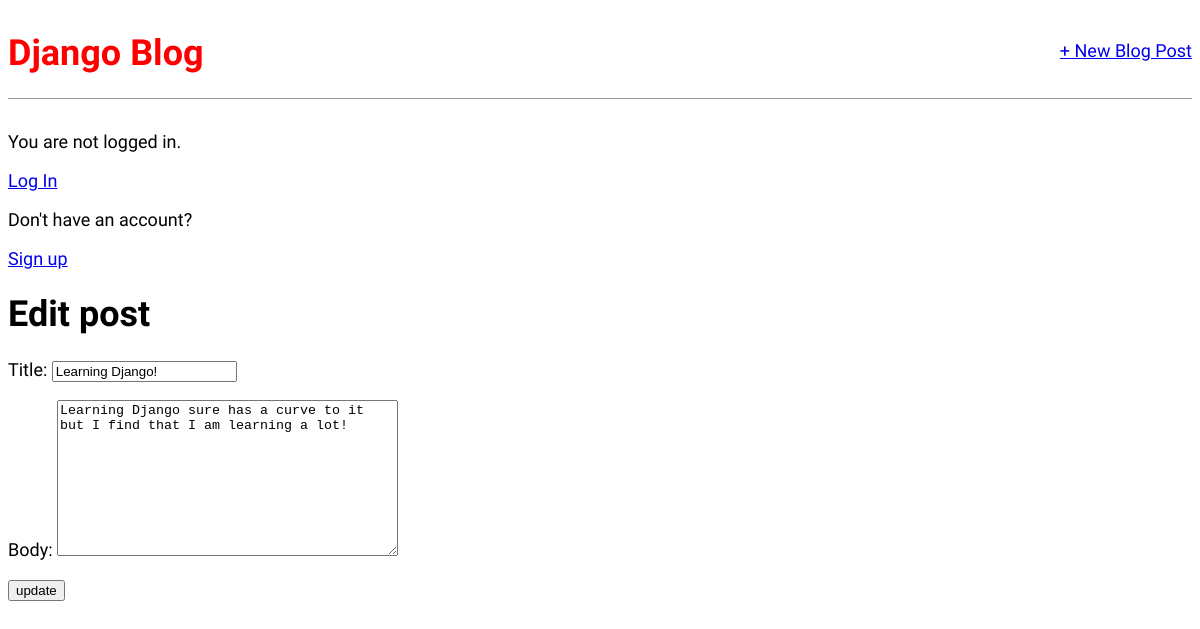
/post/1/edit/, run on an earlier commit of the app's database.
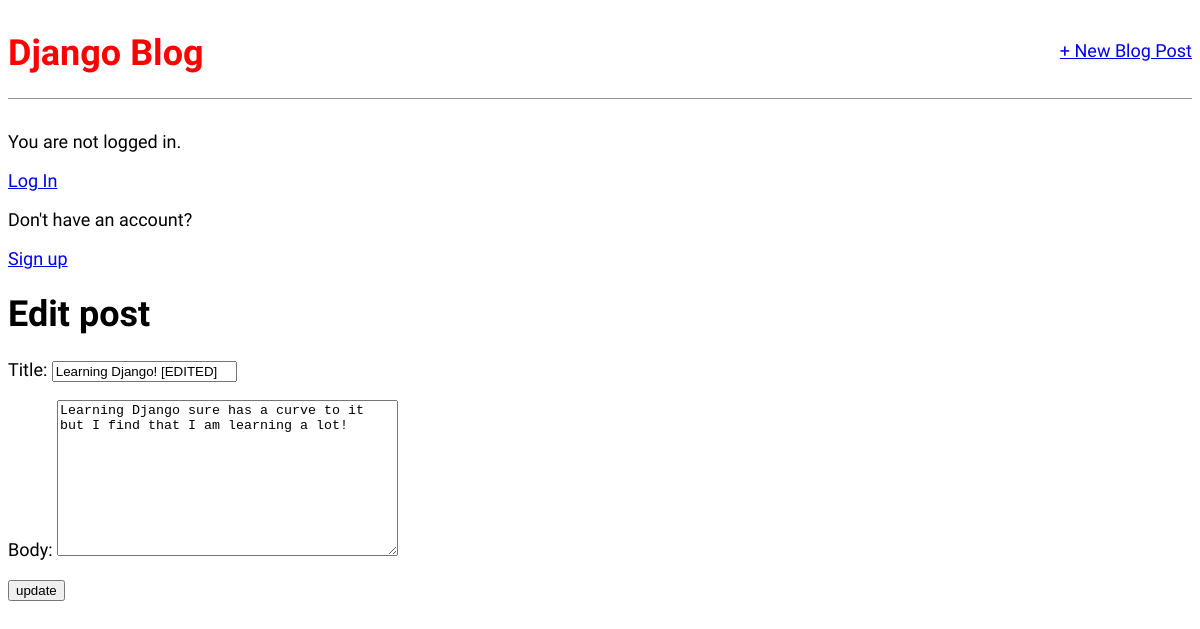
And on a later commit of the database.
### blog/models.py (models this page shows, shortened)
class Post(models.Model):
    title = models.CharField(max_length=200)
    author = models.ForeignKey(
        'auth.User',
        on_delete=models.CASCADE,
    )
    body = models.TextField()

### blog/views.py (the view)
# urls.py: path('post/<int:pk>/edit/', BlogUpdateView.as_view(), name='post_edit'),
class BlogUpdateView(UpdateView):
    model = Post
    template_name = 'post_edit.html'
    fields = ['title', 'body']

### templates/post_edit.html
<!DOCTYPE html>
{% extends 'base.html' %}
{% block content %}
    <h1>Edit post</h1>
    <form action="" method='post'>{% csrf_token %}
        {{ form.as_p }}
    <input type="submit" value="update" />
</form>
{% endblock content %}

What changed in the data, as far as the page shows it:
changed Post "Learning Django sure has a curve to it but I find that I am learning a lot!": title "Learning Django!" → "Learning Django! [EDITED]"
